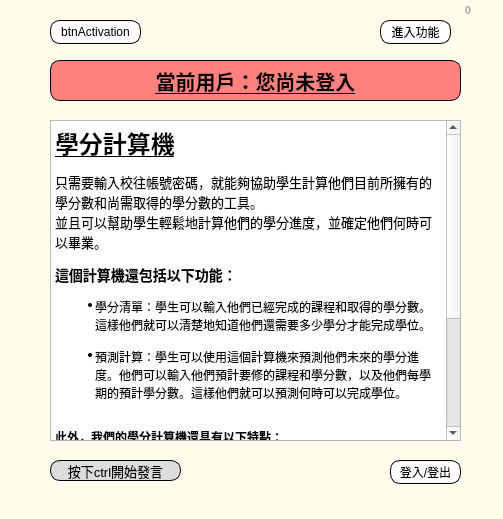
<?xml version="1.0" encoding="UTF-8"?>
<ui version="4.0">
 <class>MainViewWindow</class>
 <widget class="QMainWindow" name="MainViewWindow">
  <property name="geometry">
   <rect>
    <x>0</x>
    <y>0</y>
    <width>503</width>
    <height>519</height>
   </rect>
  </property>
  <property name="mouseTracking">
   <bool>false</bool>
  </property>
  <property name="windowTitle">
   <string>GUI</string>
  </property>
  <property name="styleSheet">
   <string notr="true"/>
  </property>
  <property name="toolButtonStyle">
   <enum>Qt::ToolButtonIconOnly</enum>
  </property>
  <widget class="QWidget" name="centralwidget">
   <property name="styleSheet">
    <string notr="true">QWidget#centralwidget{
background-color: rgb(255, 252, 235);}


    QPushButton{
		border:0;
		font: 700 12pt ;
		border:1px solid #000;
		background:#fff;
		border-radius:10px;
    }
    QPushButton:hover{
        border:4px solid #000;
	background-color: rgb(255, 255, 0);
    }</string>
   </property>
   <widget class="QLabel" name="label_UserID">
    <property name="geometry">
     <rect>
      <x>50</x>
      <y>60</y>
      <width>411</width>
      <height>41</height>
     </rect>
    </property>
    <property name="font">
     <font>
      <pointsize>15</pointsize>
      <italic>false</italic>
      <bold>true</bold>
      <underline>true</underline>
     </font>
    </property>
    <property name="layoutDirection">
     <enum>Qt::LeftToRight</enum>
    </property>
    <property name="styleSheet">
     <string notr="true">		color:black;
		text-decoration: underline;
		
background-color: rgb(255, 130, 126);
		border:0;
		border:1px solid #000;
		border-radius:10px;
</string>
    </property>
    <property name="text">
     <string>當前用戶：您尚未登入</string>
    </property>
    <property name="alignment">
     <set>Qt::AlignCenter</set>
    </property>
   </widget>
   <widget class="QPushButton" name="btnLogin">
    <property name="geometry">
     <rect>
      <x>390</x>
      <y>460</y>
      <width>71</width>
      <height>24</height>
     </rect>
    </property>
    <property name="styleSheet">
     <string notr="true">    QPushButton{
		border:0;
		font: 700 10pt ;
		border:1px solid #000;
		background-color:#fff;
		border-radius:10px;
    }
    QPushButton:hover{
        border:2px solid #000;
	
	background-color: rgb(255, 130, 126);
    }</string>
    </property>
    <property name="text">
     <string>登入/登出</string>
    </property>
   </widget>
   <widget class="QLabel" name="label_Ver">
    <property name="geometry">
     <rect>
      <x>370</x>
      <y>0</y>
      <width>101</width>
      <height>20</height>
     </rect>
    </property>
    <property name="font">
     <font>
      <pointsize>8</pointsize>
      <bold>true</bold>
     </font>
    </property>
    <property name="layoutDirection">
     <enum>Qt::LeftToRight</enum>
    </property>
    <property name="styleSheet">
     <string notr="true">color: rgb(222, 222, 222);
color: rgb(167, 167, 167);</string>
    </property>
    <property name="text">
     <string>0</string>
    </property>
    <property name="alignment">
     <set>Qt::AlignRight|Qt::AlignTrailing|Qt::AlignVCenter</set>
    </property>
   </widget>
   <widget class="QLabel" name="speechText">
    <property name="geometry">
     <rect>
      <x>50</x>
      <y>460</y>
      <width>131</width>
      <height>21</height>
     </rect>
    </property>
    <property name="font">
     <font>
      <pointsize>10</pointsize>
      <italic>false</italic>
      <bold>false</bold>
     </font>
    </property>
    <property name="layoutDirection">
     <enum>Qt::LeftToRight</enum>
    </property>
    <property name="styleSheet">
     <string notr="true">border:0;
font: 10pt &quot;微軟正黑體&quot;;
border:1px solid #000;
border-radius:10px;
background-color: rgb(221, 221, 221);</string>
    </property>
    <property name="text">
     <string>按下ctrl開始發言</string>
    </property>
    <property name="alignment">
     <set>Qt::AlignCenter</set>
    </property>
   </widget>
   <widget class="QPushButton" name="btnMenu">
    <property name="geometry">
     <rect>
      <x>380</x>
      <y>20</y>
      <width>71</width>
      <height>24</height>
     </rect>
    </property>
    <property name="styleSheet">
     <string notr="true">    QPushButton{
		border:0;
		font: 700 10pt ;
		border:1px solid #000;
		background-color: rgb(255, 255, 255);
		border-radius:10px;
    }
    QPushButton:hover{
        border:2px solid #000;		
    	background-color: rgb(255, 170, 0);
    }</string>
    </property>
    <property name="text">
     <string>進入功能</string>
    </property>
   </widget>
   <widget class="QTextBrowser" name="textBrowser">
    <property name="geometry">
     <rect>
      <x>50</x>
      <y>120</y>
      <width>411</width>
      <height>321</height>
     </rect>
    </property>
    <property name="styleSheet">
     <string notr="true"/>
    </property>
    <property name="html">
     <string>&lt;!DOCTYPE HTML PUBLIC &quot;-//W3C//DTD HTML 4.0//EN&quot; &quot;http://www.w3.org/TR/REC-html40/strict.dtd&quot;&gt;
&lt;html&gt;&lt;head&gt;&lt;meta name=&quot;qrichtext&quot; content=&quot;1&quot; /&gt;&lt;meta charset=&quot;utf-8&quot; /&gt;&lt;style type=&quot;text/css&quot;&gt;
p, li { white-space: pre-wrap; }
&lt;/style&gt;&lt;/head&gt;&lt;body style=&quot; font-family:'Microsoft JhengHei UI'; font-size:9pt; font-weight:400; font-style:normal;&quot;&gt;
&lt;h1 style=&quot; margin-top:18px; margin-bottom:12px; margin-left:0px; margin-right:0px; -qt-block-indent:0; text-indent:0px;&quot;&gt;&lt;a name=&quot;description&quot;&gt;&lt;/a&gt;&lt;span style=&quot; font-size:xx-large; font-weight:700; text-decoration: underline;&quot;&gt;學&lt;/span&gt;&lt;span style=&quot; font-size:xx-large; font-weight:700; text-decoration: underline;&quot;&gt;分計算機&lt;/span&gt;&lt;/h1&gt;
&lt;p style=&quot; margin-top:12px; margin-bottom:12px; margin-left:0px; margin-right:0px; -qt-block-indent:0; text-indent:0px;&quot;&gt;&lt;span style=&quot; font-size:10pt;&quot;&gt;只需要輸入校往帳號密碼，就能夠協助學生計算他們目前所擁有的學分數和尚需取得的學分數的工具。&lt;br /&gt;並且可以幫助學生輕鬆地計算他們的學分進度，並確定他們何時可以畢業。 &lt;/span&gt;&lt;/p&gt;
&lt;h3 style=&quot; margin-top:12px; margin-bottom:12px; margin-left:0px; margin-right:0px; -qt-block-indent:0; text-indent:0px;&quot;&gt;&lt;span style=&quot; font-size:12pt; font-weight:700;&quot;&gt;這個計算機還包括以下功能： &lt;/span&gt;&lt;/h3&gt;
&lt;ul style=&quot;margin-top: 0px; margin-bottom: 0px; margin-left: 0px; margin-right: 0px; -qt-list-indent: 1;&quot;&gt;&lt;li style=&quot; margin-top:12px; margin-bottom:0px; margin-left:0px; margin-right:0px; -qt-block-indent:0; text-indent:0px;&quot;&gt;學分清單：學生可以輸入他們已經完成的課程和取得的學分數。這樣他們就可以清楚地知道他們還需要多少學分才能完成學位。&lt;br /&gt;&lt;/li&gt;
&lt;li style=&quot; margin-top:0px; margin-bottom:12px; margin-left:0px; margin-right:0px; -qt-block-indent:0; text-indent:0px;&quot;&gt;預測計算：學生可以使用這個計算機來預測他們未來的學分進度。他們可以輸入他們預計要修的課程和學分數，以及他們每學期的預計學分數。這樣他們就可以預測何時可以完成學位。&lt;br /&gt;&lt;/li&gt;&lt;/ul&gt;
&lt;h3 style=&quot; margin-top:12px; margin-bottom:12px; margin-left:0px; margin-right:0px; -qt-block-indent:0; text-indent:0px;&quot;&gt;&lt;span style=&quot; font-size:medium; font-weight:700;&quot;&gt;此外，我們的學分計算機還具有以下特點： &lt;/span&gt;&lt;/h3&gt;
&lt;ul style=&quot;margin-top: 0px; margin-bottom: 0px; margin-left: 0px; margin-right: 0px; -qt-list-indent: 1;&quot;&gt;&lt;li style=&quot; margin-top:12px; margin-bottom:0px; margin-left:0px; margin-right:0px; -qt-block-indent:0; text-indent:0px;&quot;&gt;簡單易用：學生可以輕鬆地輸入他們的學分和課程信息，然後點擊計算按鈕便可得到他們的學分進度。&lt;br /&gt;&lt;/li&gt;
&lt;li style=&quot; margin-top:0px; margin-bottom:0px; margin-left:0px; margin-right:0px; -qt-block-indent:0; text-indent:0px;&quot;&gt;即時更新：當學生輸入新的課程和學分信息時，學分計算機會立即更新學分進度，讓學生始終了解他們的學位進度。&lt;br /&gt;&lt;/li&gt;
&lt;li style=&quot; margin-top:0px; margin-bottom:12px; margin-left:0px; margin-right:0px; -qt-block-indent:0; text-indent:0px;&quot;&gt;可定制化：學生可以選擇使用學分計算機的不同模式，以適應不同的學位計劃。&lt;br /&gt;&lt;br /&gt;&lt;/li&gt;&lt;/ul&gt;&lt;/body&gt;&lt;/html&gt;</string>
    </property>
   </widget>
   <widget class="QPushButton" name="btnActivation">
    <property name="geometry">
     <rect>
      <x>50</x>
      <y>20</y>
      <width>91</width>
      <height>24</height>
     </rect>
    </property>
    <property name="styleSheet">
     <string notr="true">    QPushButton{
		border:0;
		font: 700 10pt ;
		border:1px solid #000;
		background-color: rgb(255, 255, 255);
		border-radius:10px;
    }
    QPushButton:hover{
        border:2px solid #000;		
    	background-color: rgb(255, 170, 0);
    }</string>
    </property>
    <property name="text">
     <string>btnActivation</string>
    </property>
   </widget>
  </widget>
  <widget class="QMenuBar" name="menubar">
   <property name="geometry">
    <rect>
     <x>0</x>
     <y>0</y>
     <width>503</width>
     <height>22</height>
    </rect>
   </property>
  </widget>
 </widget>
 <resources/>
 <connections/>
</ui>
